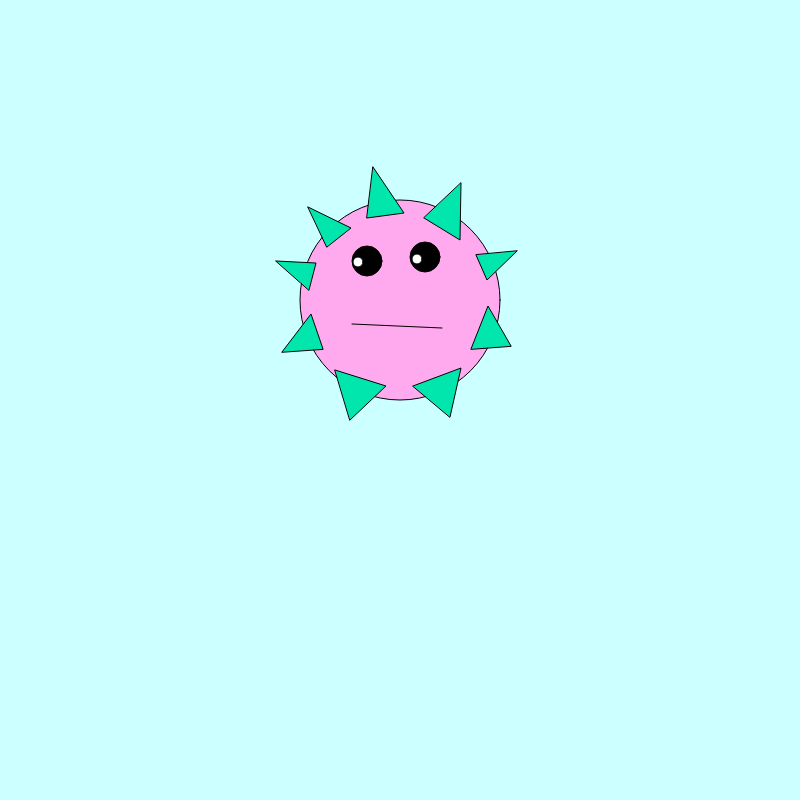
Frame 1 (no input)
Frame 60 (no input): identical to frame 1, image omitted
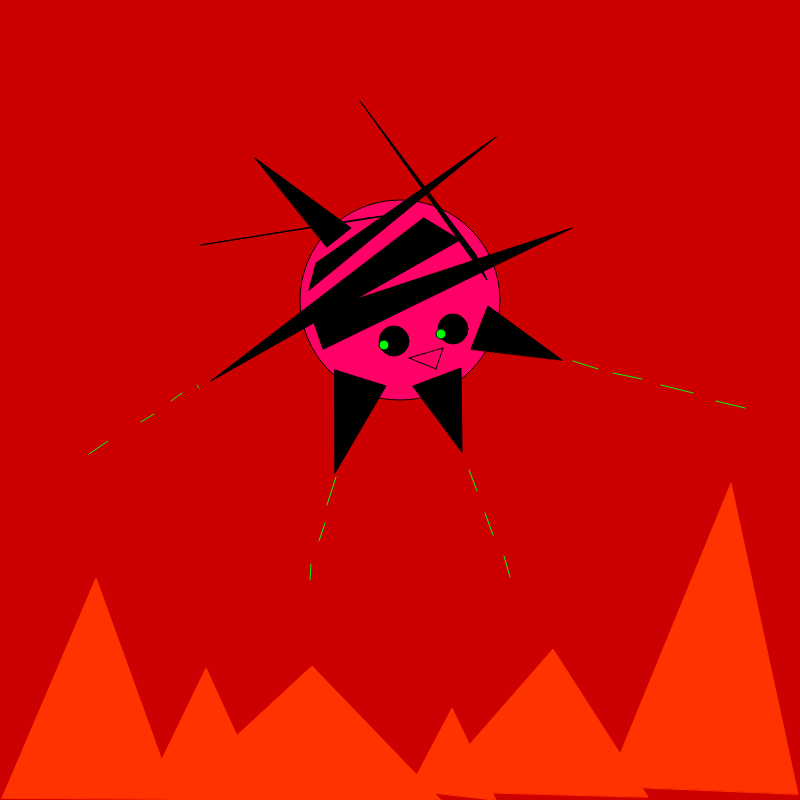
Frame 120 (the mouse pressed at the canvas centre since frame 60)

The p5.js sketch that drew these frames (run headless with seeded random() and noise() and a simulated clock; from frame 60 on, the mouse is pressed at the canvas centre):

// p5.js sketch
// ── sketch.js
//Backstory: My video game characters name is Balb.
//It starts off as a friend of yours, or just a normal guy,
//but then turns to the dark side and tries to defeat you.
//Its powers/abilities is bouncing around and shooting lasers out of its spikes.

function setup() {
  // put setup code here
  createCanvas(800, 800) ;
}

let value = 0;
function draw() {
  // put drawing code here
  if(mouseIsPressed){
    background('#cc0000');
  }
  else{
  background('#ccffff') ;
}

  //character head
    if (mouseIsPressed) {
      stroke('black');
      fill('#ff0066') ; //hot pink

    }
      else {
        stroke('black');
        fill('#fae') ;
    }

  ellipse(width / 2, 300, 200, 200) ;

//mouth
if (mouseIsPressed) {
  fill('white')
  line(409, 358, 443, 348);
  line(409, 358, 436, 369);
  line(436, 369, 443, 348);
}
else{
  stroke('black');
fill('black');
line(352, 324, 442, 328);
}

//lasers
if (mouseIsPressed){
  stroke('#00ff00')
  line( 197, 385, 199, 388);
line(182, 393, 171, 401);
line(154, 414, 141, 422);
line(108, 441, 89, 454);
line(336, 477, 327, 505);
line(325, 523, 319, 541);
line(311, 564, 310, 580);
line(469, 470, 477, 491);
line(485, 513, 493, 535);
line(504, 556, 510, 577);
line( 573, 361, 598, 369)
line(613, 373, 642, 379);
line(661, 385, 693, 393);
line(716, 401, 745, 408);
}

//fire
if (mouseIsPressed){
  stroke('#ff3300')
  fill('#ff3300')
  triangle(2, 798, 96, 578, 176, 799);
triangle(147, 790, 206, 668, 266, 799);
triangle(165, 802, 312, 666, 443, 802);
triangle(409, 790, 452, 708, 496, 800);
triangle(429, 791, 553, 649, 648, 797);
triangle(607, 786, 731, 483, 798, 794);
}

//legs
  if(mouseIsPressed) {
    stroke('black');
    fill('black') ;
    triangle(335, 370, 386, 386, 335, 473) ;
    triangle(413, 386, 461, 368, 462, 452) ;
    triangle(471, 349, 488, 306, 562, 360) ;
    triangle(323, 349, 311, 314, 572, 228) ;
    triangle(309, 290, 316, 263, 496, 137) ;
    triangle(476, 255, 487, 280, 360, 101) ;
    triangle(327, 247, 351, 228, 255, 158) ;
    triangle(367, 218, 404, 213, 201, 245) ;
    triangle(424, 218, 460, 240, 211, 381) ;
  }
  else {

fill('#00e6ac') ;
stroke('black');
triangle(335, 370, 386, 386, 350, 420) ;
triangle(413, 386, 461, 368, 450, 417) ;
triangle(471, 349, 488, 306, 511, 346) ;
triangle(323, 349, 311, 314, 282, 352) ;
triangle(309, 290, 316, 263, 276, 261) ;
triangle(476, 255, 487, 280, 517, 251) ;
triangle(327, 247, 351, 228, 308, 207) ;
triangle(367, 218, 404, 213, 373, 167) ;
triangle(424, 218, 460, 240, 461, 183) ;
}

//eyes
if(mouseIsPressed) {
  stroke('black');
  fill(0);
  ellipse(394, 341, 30, 30);
  ellipse(453, 329, 30, 30);
}
else{
stroke('black');
fill(0)
ellipse(367, 261, 30, 30) ;
ellipse(425, 257, 30, 30) ;
}

//pupils
if (mouseIsPressed) {
  stroke('black');
  fill(0, 255, 0);
  ellipse(384, 345, 10, 10);
  ellipse(441, 334, 10, 10);
}
else {
  stroke('black');
fill(255);
ellipse(358, 262, 10, 10) ;
ellipse(417, 259, 10, 10) ;
}
}
